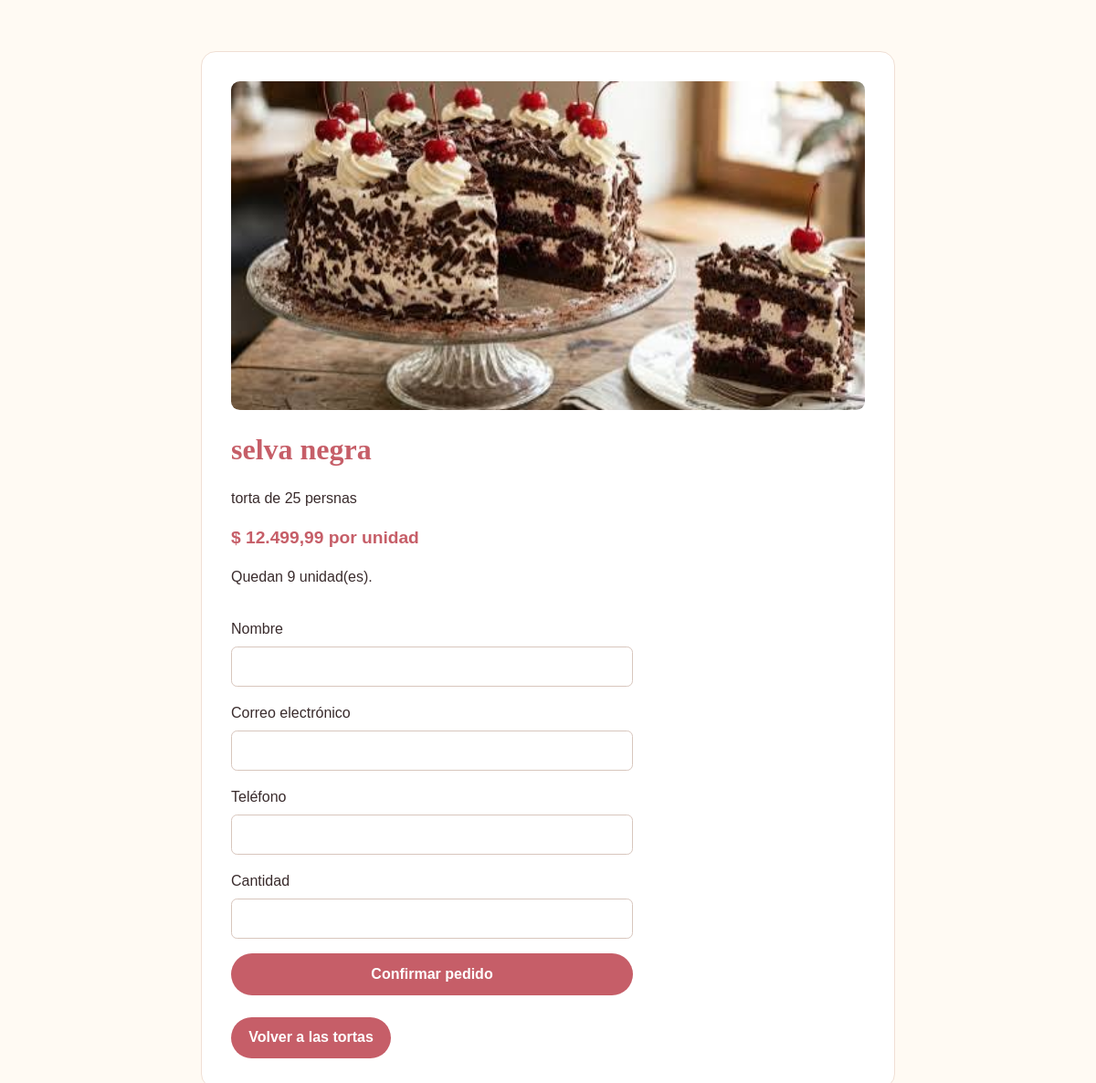
/productos/3/, run on the app's committed database.
### pasteleria/models.py (models this page shows, shortened)
class Producto(models.Model):
    nombre = models.CharField(max_length=120)
    descripcion = models.TextField()
    precio = models.DecimalField(max_digits=8, decimal_places=2)
    imagen = models.ImageField(upload_to='productos/', blank=True)
    imagen_url = models.URLField(blank=True)
    stock = models.PositiveIntegerField(default=0, verbose_name='unidades en stock')
    disponible = models.BooleanField(default=True)
    class Meta:
        ordering = ['nombre']
        verbose_name = 'producto'
        verbose_name_plural = 'productos'
    @property
    def precio_formateado(self):
        if self.precio == self.precio.to_integral_value():
            return f"$ {self.precio:,.0f}".replace(',', '.')
        texto = f'{self.precio:,.2f}'
        texto = texto.replace(',', 'X').replace('.', ',').replace('X', '.')
        return f'$ {texto}'

### pasteleria/views.py (the view, shortened to what this page needs)
# urls.py: path('productos/<int:producto_id>/', views.detalle_producto, name='detalle_producto'),
def detalle_producto(request, producto_id):
    producto = Producto.objects.filter(
        pk=producto_id,
        disponible=True,
        stock__gt=0,
    ).first()
    if producto is None:
        return render(request, '404.html', status=404)
    formulario = PedidoForm(request.POST if request.method == 'POST' else None)
    formulario.fields['cantidad'].widget.attrs['max'] = producto.stock
    return render(
        request,
        'producto.html',
        {'producto': producto, 'formulario': formulario},
    )

### pasteleria/forms.py
class PedidoForm(forms.ModelForm):
    cantidad = forms.IntegerField(min_value=1, widget=forms.NumberInput(attrs={'min': 1}))
    class Meta:
        model = Pedido
        fields = ('nombre_cliente', 'correo', 'telefono', 'cantidad')
        labels = {
            'nombre_cliente': 'Nombre',
            'correo': 'Correo electrónico',
            'telefono': 'Teléfono',
            'cantidad': 'Cantidad',
        }

### templates/producto.html (shortened to what this page needs)
<!DOCTYPE html>
<html lang="es">
<head>
</head>
<body>
    <main>
        {% if producto.imagen %}
            <img class="product-image" src="{{ producto.imagen.url }}" alt="{{ producto.nombre }}">
        {% elif producto.imagen_url %}
            <img class="product-image" src="{{ producto.imagen_url }}" alt="{{ producto.nombre }}">
        {% endif %}
        <h1>{{ producto.nombre }}</h1>
        <p>{{ producto.descripcion }}</p>
        <p class="price">{{ producto.precio_formateado }} por unidad</p>
        <p>Quedan {{ producto.stock }} unidad(es).</p>
        <form method="post">
            {% for campo in formulario %}
                <label for="{{ campo.id_for_label }}">{{ campo.label }}
                    {{ campo }}
                </label>
            {% endfor %}
            <button type="submit">Confirmar pedido</button>
        </form>
        <a class="back" href="{% url 'inicio' %}">Volver a las tortas</a>
    </main>
</body>
</html>

### templates/producto.html (style rules this page uses)
* { box-sizing: border-box; }
body { margin: 0; padding: 1.5rem; background: #fffaf3; color: #392b2c; font-family: Georgia, "Times New Roman", serif; }
main { max-width: 760px; margin: 2rem auto; padding: 2rem; border: 1px solid #f0dfd4; border-radius: 1rem; background: white; }
h1 { color: #c65e68; }
p, label { font: 1rem/1.6 Arial, sans-serif; }
.product-image { width: 100%; max-height: 360px; border-radius: 0.6rem; object-fit: cover; }
.price { color: #c65e68; font: bold 1.2rem Arial, sans-serif; }
form { display: grid; gap: 1rem; max-width: 440px; margin-top: 2rem; }
label { display: grid; gap: 0.4rem; }
input { width: 100%; padding: 0.75rem; border: 1px solid #d8c6bd; border-radius: 0.4rem; font: 1rem Arial, sans-serif; }
button, .back { display: inline-block; padding: 0.85rem 1.2rem; border: 0; border-radius: 999px; background: #c65e68; color: white; font: bold 1rem Arial, sans-serif; text-decoration: none; cursor: pointer; }
.back { margin-top: 1.5rem; }

### data on the page
Producto: imagen (picture), nombre "selva negra", descripcion "torta de 25 persnas", precio_formateado "$ 12.499,99", stock "9"

### other printed values
{{ campo.label }} "Nombre" "Correo electrónico" "Teléfono" "Cantidad"
